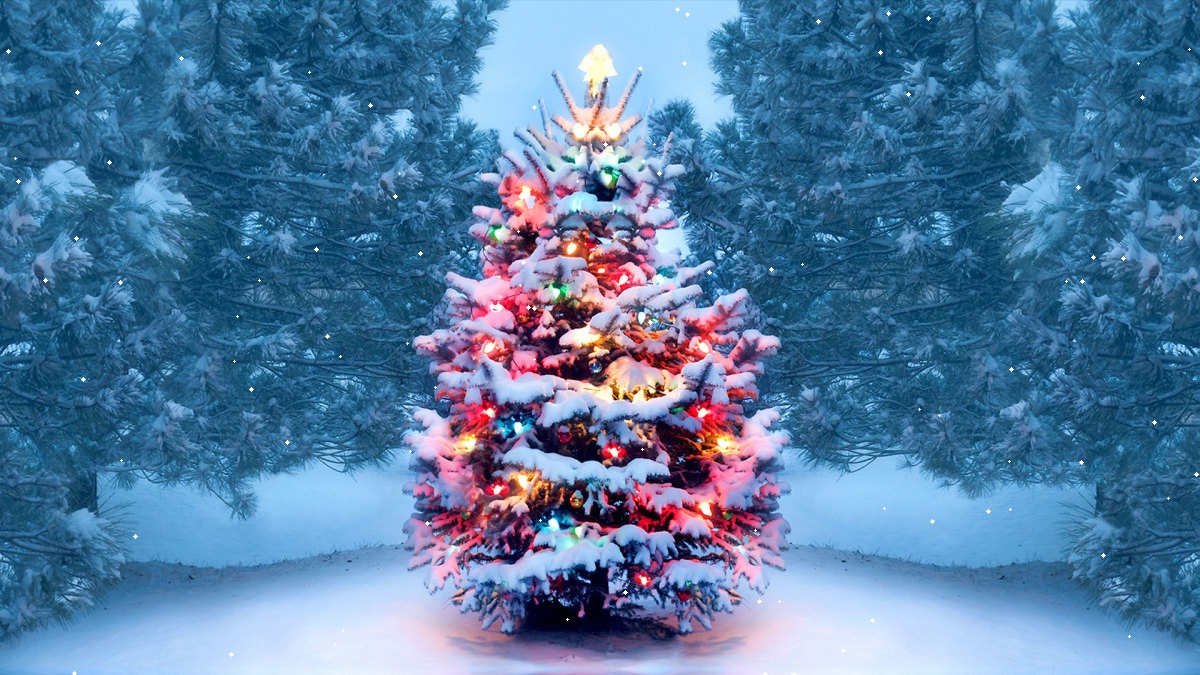
#> input picture 06- Snowfall Gif/snowgifphotos/1.jpg, 1200 x 675 px, found by its file name
$ python 2.py
#> lines starting #> are read from the running program, lines starting #| are printed output that depends on the picture
import cv2

image1 = cv2.imread('1.jpg')
#> image1 is the input picture: shape (675, 1200, 3); mean B, G, R 161.5, 122.9, 84
image2 = cv2.imread('2.jpg')
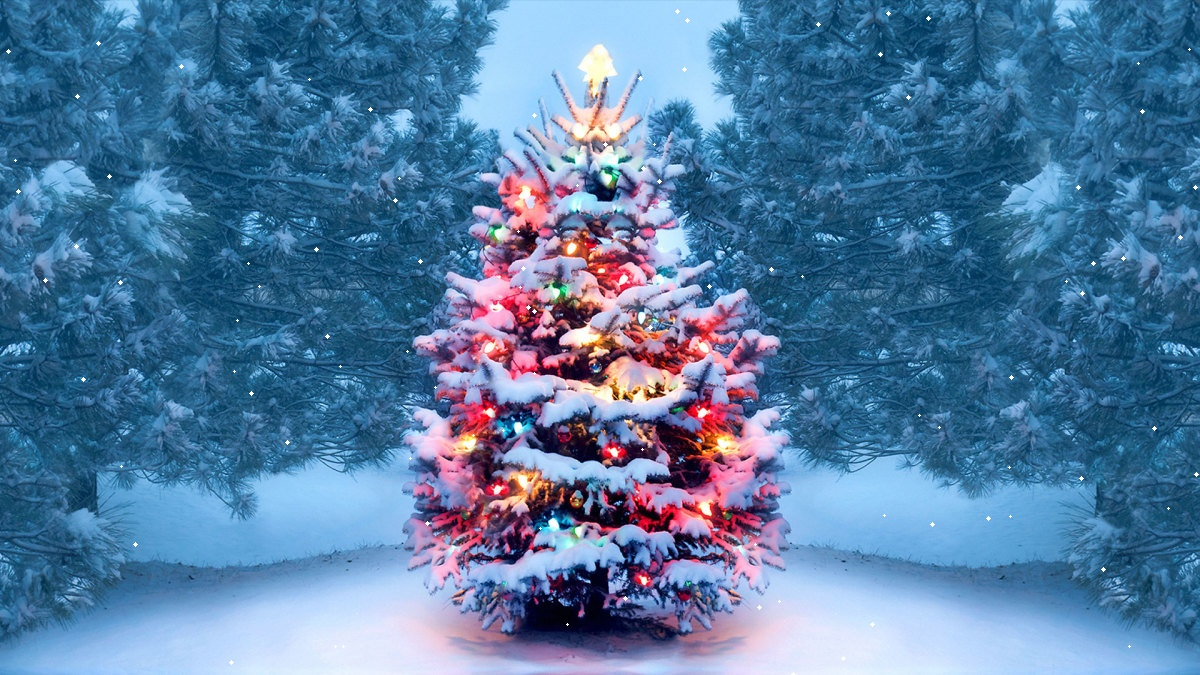
#> input picture 06- Snowfall Gif/snowgifphotos/2.jpg, 1200 x 675 px, found by its file name
#> image2 is the input picture: shape (675, 1200, 3); mean B, G, R 161.5, 122.9, 84

image1 = 255 - image1
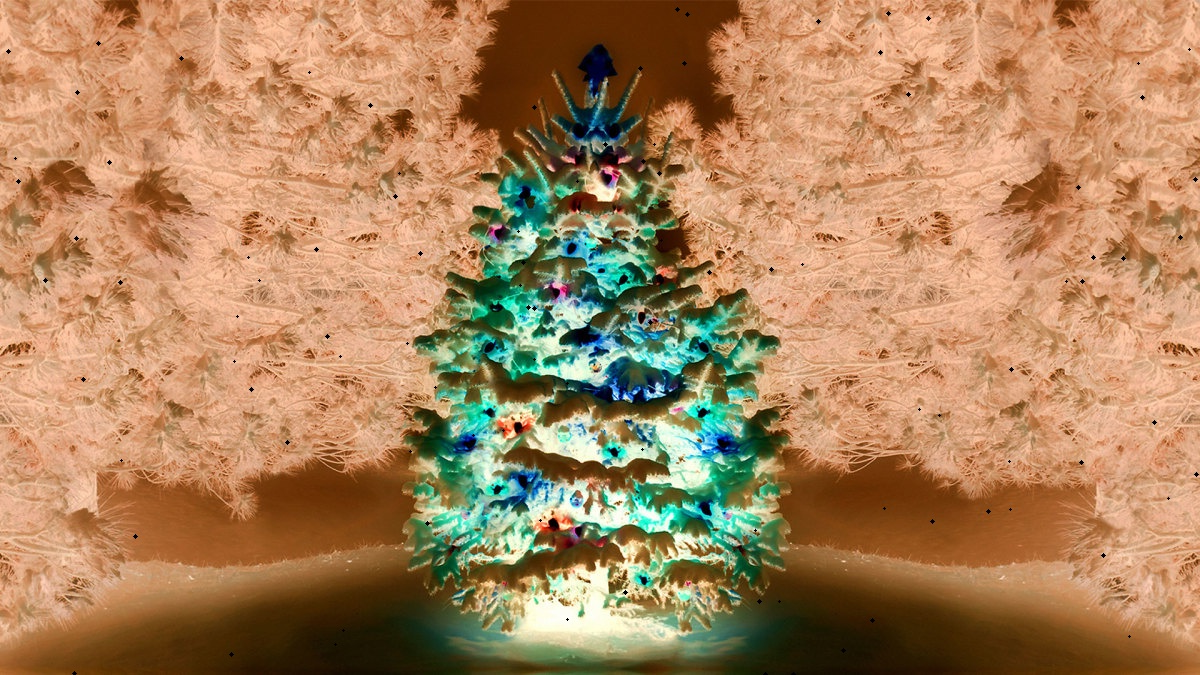
#> image1: shape (675, 1200, 3); mean B, G, R 93.5, 132.1, 171
image2 = 255 - image2

cv2.imwrite('C:/Users/Hosein/Desktop/image1.jpg',image1)
cv2.imwrite('C:/Users/Hosein/Desktop/image2.jpg',image2)

cv2.imshow('show output', image1)
cv2.waitKey()
cv2.imshow('show output', image2)
cv2.waitKey()
